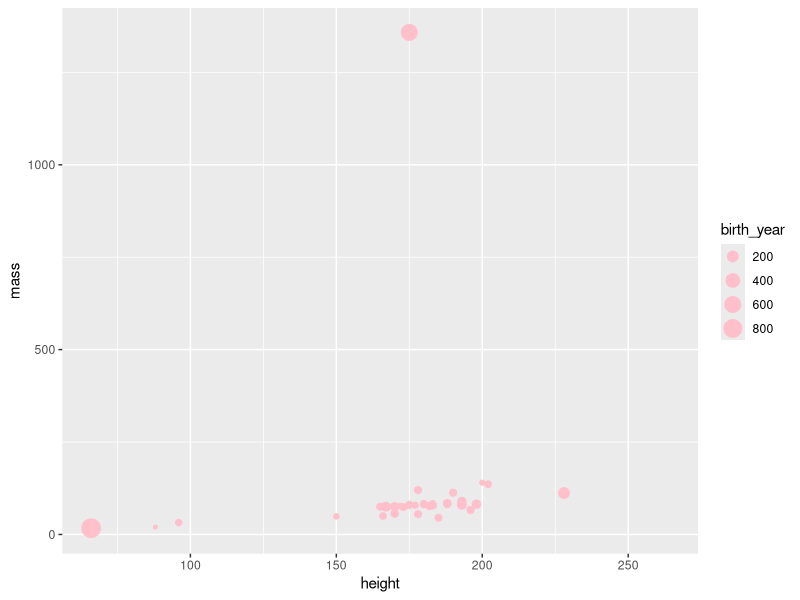
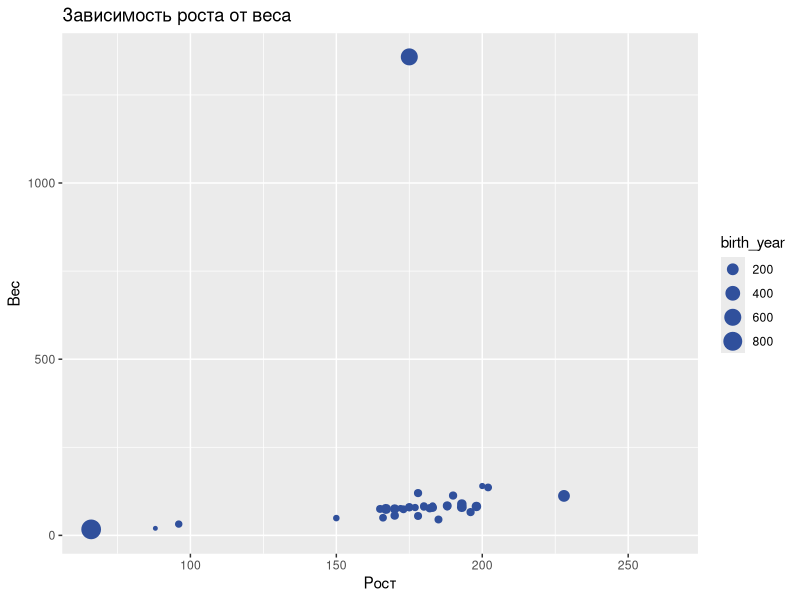
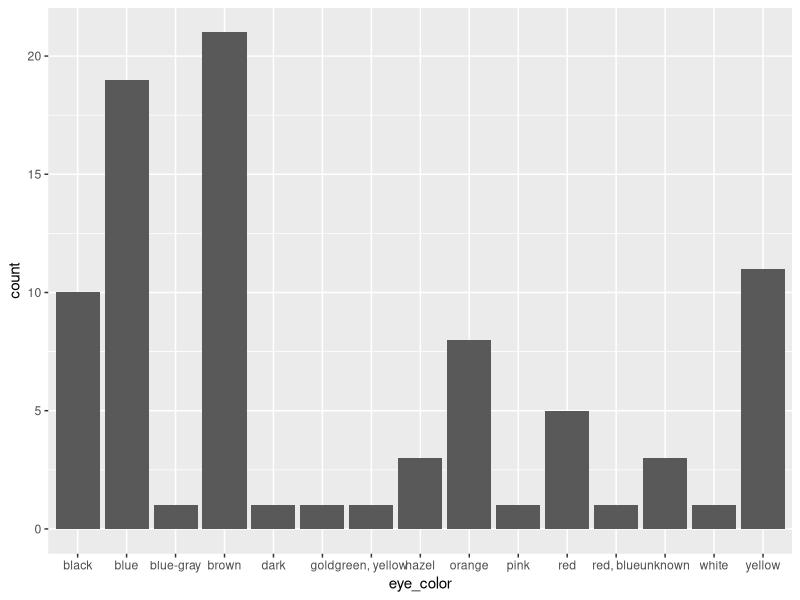
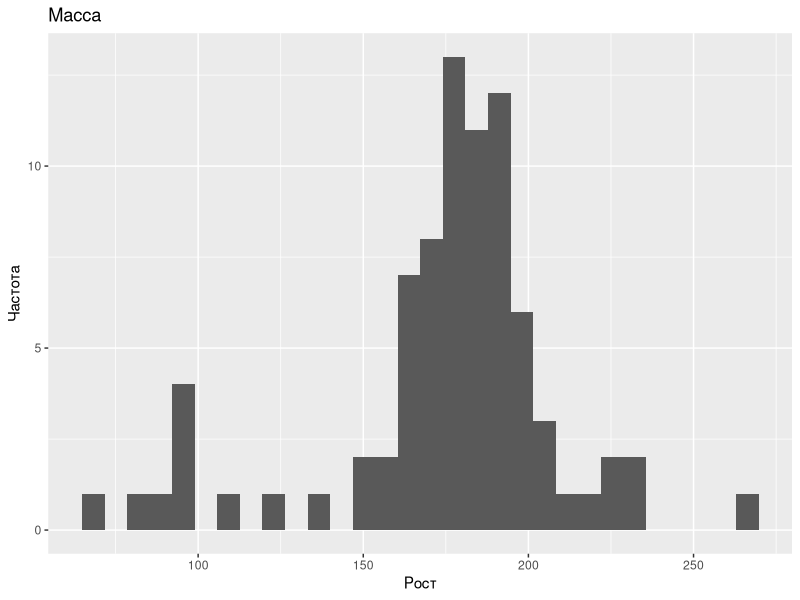
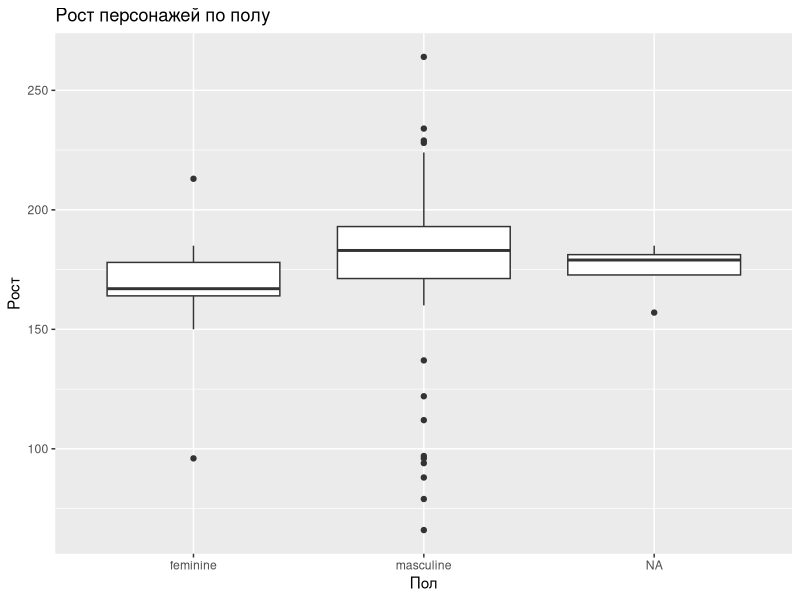
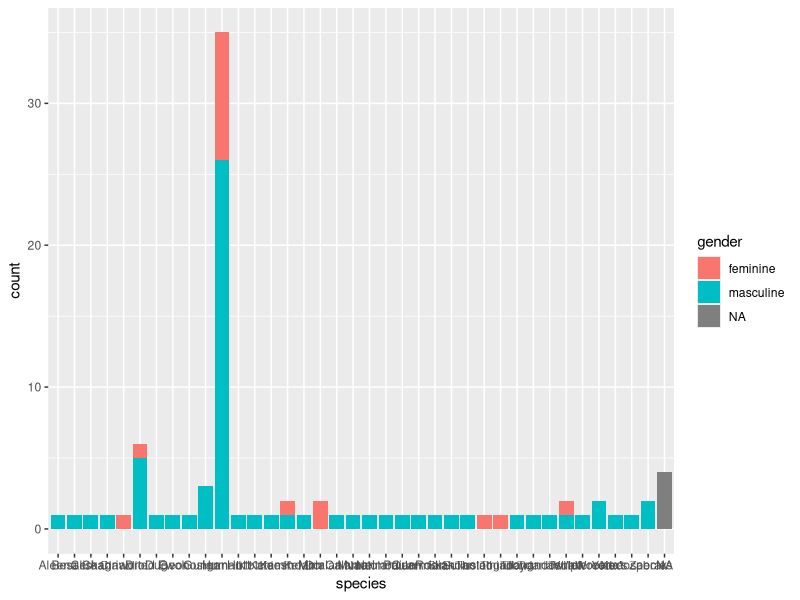
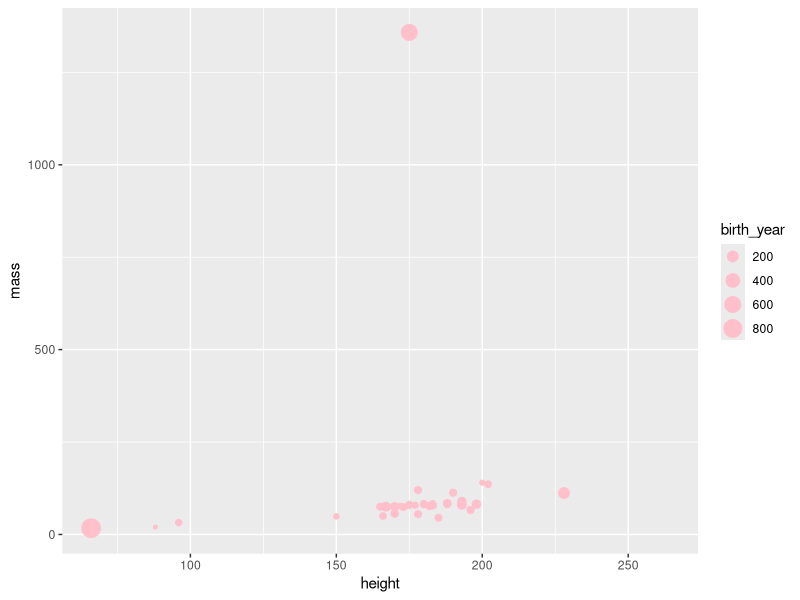
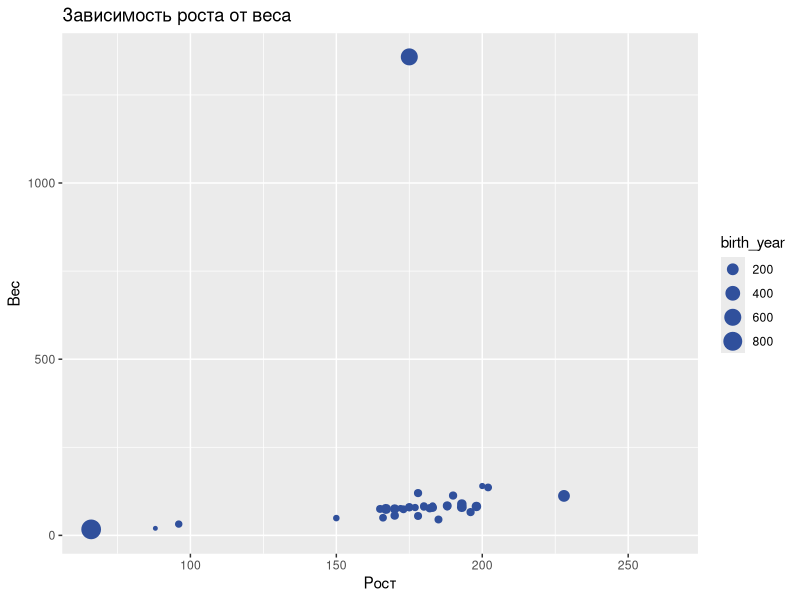

R code for these plots, in order:
## ---- chunk 1
library(tidyverse)
## ---- chunk 2
glimpse(starwars)
## ---- chunk 3
ggplot(starwars, 
       aes(x = height, y = mass, color = gender, size = birth_year)) +
  geom_point(color = "pink")
## ---- chunk 4
ggplot(starwars, 
       aes(x = height, y = mass, color = gender, size = birth_year)) +
  geom_point(color = "#30509C") +
  labs(
    title = "Зависимость роста от веса",
    x = "Рост", 
    y = "Вес"
    )
## ---- chunk 5
ggplot(starwars, aes(x = eye_color)) +
  geom_bar()
## ---- chunk 6
ggplot(starwars, aes(x = height)) + 
  geom_histogram() +
  labs(
    x = "Рост",
    y = "Частота",
    title = "Масса"
)
## ---- chunk 7
ggplot(starwars, aes(y = height,
                  x = gender)) +
  geom_boxplot() +
  labs(
    x = "Пол",
    y = "Рост",
    title = "Рост персонажей по полу"
  )
## ---- chunk 8
ggplot(starwars, aes(x = species, fill = gender)) +
  geom_bar()

## ---- chunk 9

## ---- chunk 10
library(tidyverse)
library(ggridges)
## ---- chunk 11
glimpse(starwars)
## ---- chunk 12
ggplot(starwars, 
       aes(x = height, y = mass, color = gender, size = birth_year)) +
  geom_point(color = "pink")
## ---- chunk 13
ggplot(starwars, 
       aes(x = height, y = mass, color = gender, size = birth_year)) +
  geom_point(color = "#30509C") +
  labs(
    title = "Зависимость роста от веса",
    x = "Рост", 
    y = "Вес"
    )
## ---- chunk 14
ggplot(starwars, aes(x = eye_color)) +
  geom_bar() +
 labs(
    title = "Распределение цвета глаз у персонажей",
    x = "Цвет глаз", 
    y = "Количество"
    )

## ---- chunk 15
ggplot(starwars, aes(x = mass)) + 
  geom_histogram() +
  labs(
    x = "Вес",
    y = "Частота",
    title = "Распределение веса"
)
## ---- chunk 16
ggplot(starwars, aes(y = height,
                  x = gender)) +
  geom_boxplot() +
  labs(
    x = "Пол",
    y = "Рост",
    title = "Распределение роста персонажей в зависимости от пола"
  )
## ---- chunk 17
ggplot(starwars, aes(x = gender, 
                  fill = hair_color)) +
  geom_bar() +
  labs(
    x = "Пол",
    y = "Количество",
    title = "Распределение цвета волос персонажей по каждому полу"
  )

## ---- chunk 18

ggplot(starwars,
       aes(x = height, 
           y = birth_year,
           colour = hair_color,
           shape = gender)) +
  geom_point() +
  scale_colour_viridis_d() +
  labs(
    x = "Рост",
    y = "Год рождения",
    
  )

